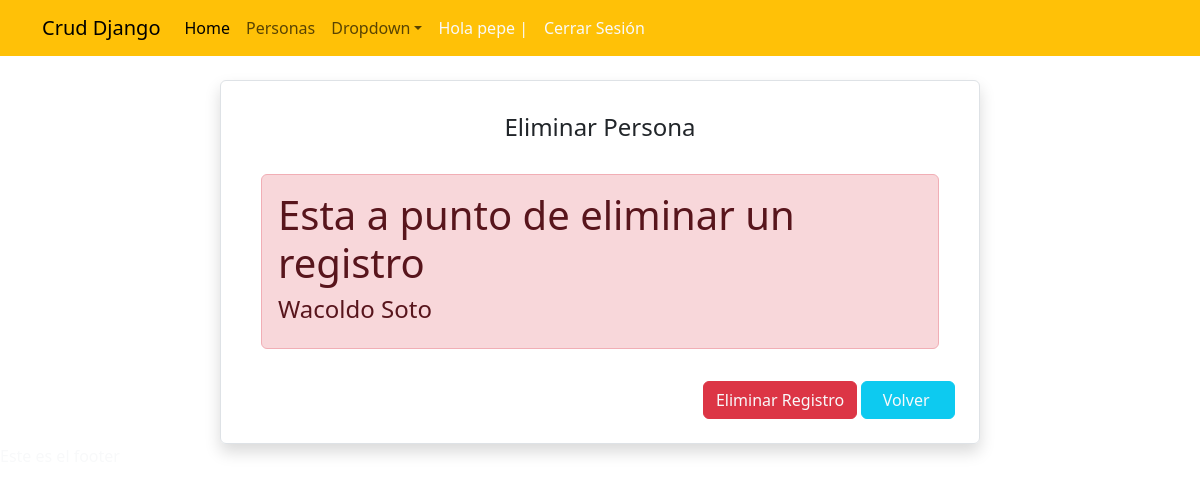
The page /eliminar/100 (signed in) on the database its author committed.
### app_orm/models.py (models this page shows, shortened)
class User(AbstractUser):
    direccion=models.CharField('Dirección',max_length=500,null=True)
    telefono=models.CharField('Teléfono',max_length=9, null=True)

class Persona(models.Model):
    rut=models.CharField(max_length=10, primary_key=True, null=False)
    nombre=models.CharField(max_length=50, null=False)
    apellido=models.CharField(max_length=50, null=False)
    foto=models.ImageField("Imagen",upload_to='personas',null=True)
    f_nacto=models.DateField("Fecha de Nacimiento")
    sexo=models.CharField(max_length=10, default='Otro', choices=TIPO_SEXO)
    pais=models.CharField(max_length=50, choices=LISTA_PAISES, default='CL')

### app_orm/views.py (the view)
# urls.py: path('eliminar/<id>',eliminar, name="eliminar"),
@login_required
@permission_required('app_orm.delete_persona')
def eliminar(request,id):
    persona=get_object_or_404(Persona,rut=id)
    datos={
        "persona":persona
    }
    if request.method=="POST":
        remove(path.join(str(settings.MEDIA_ROOT).replace('/media','')+str(persona.foto.url).replace('/','\\')))
        persona.delete()
        return redirect(to="personas")
    return render(request,'app_orm/eliminar.html', datos)

### app_orm/templates/app_orm/eliminar.html (shortened to what this page needs)
{% extends "app_orm/base.html" %}
{% load static %}
{% load crispy_forms_tags %}
{% block contenido %}
<div class="container">
    <div class="row mt-4">
        <div class="col-sm-2"></div>
        <div class="col-sm-8 border rounded p-4 shadow">
            <h4 class="text-center pb-2 mt-2">Eliminar Persona</h4>
            <div class="p-3">
                <div class="alert alert-danger" role="alert">
                    <strong><h1>Esta a punto de eliminar un registro</h1></strong>
                   <h4>{{persona.nombre}} {{persona.apellido}}</h4>
                </div>
            </div>
                <div class="d-flex justify-content-end">
                    <button type="button" class="btn btn-danger text-light" data-bs-toggle="modal" data-bs-target="#myModal">
                        Eliminar Registro
                      </button>
                    <a href="{% url 'personas' %}" role="button"
                        class="btn btn-info text-light text-center">&nbsp;&nbsp;Volver&nbsp; &nbsp;</a>
                </div>
        </div>
        <div class="col-sm-2"></div>
    </div>
</div>
{% endblock contenido %}

### app_orm/templates/app_orm/base.html (shortened to what this page needs)
{% load static %}
<!DOCTYPE html>
<html lang="es">
<head>
    <link href="https://cdn.jsdelivr.net/npm/bootstrap@5.3.3/dist/css/bootstrap.min.css" rel="stylesheet">
</head>
<body>
    <nav class="navbar navbar-expand-sm navbar-light bg-warning">
        <div class="container">
            <a class="navbar-brand" href="#">Crud Django</a>
            <div class="collapse navbar-collapse" id="collapsibleNavId">
                <ul class="navbar-nav me-auto mt-2 mt-lg-0">
                    <li class="nav-item">
                        <a class="nav-link active" href="{% url "index" %}" aria-current="page">Home
                            <span class="visually-hidden">(current)</span></a>
                    </li>
                    <li class="nav-item">
                        <a class="nav-link" href="{% url "personas" %}">Personas</a>
                    </li>
                    <li class="nav-item dropdown">
                        <a class="nav-link dropdown-toggle" href="#" id="dropdownId" data-bs-toggle="dropdown"
                            aria-haspopup="true" aria-expanded="false">Dropdown</a>
                    </li>
                    {% if user.is_authenticated %}
                        <li class="nav-item">
                            <a class="nav-link text-light" href=""> Hola {{user.username}}  |</a>
                        </li>
                        <li class="nav-item">
                            <a class="nav-link text-light" href="{% url "salir" %}">Cerrar Sesión</a>
                        </li>
                    {% else %}
                        <li class="nav-item">
                            <a class="nav-link" href="{% url "login" %}">Iniciar Sesión</a>
                        </li>
                    {% endif %}
                </ul>
            </div>
        </div>
    </nav>
    {% block contenido %}
    {% endblock contenido %}
    <footer>
        <div class="bg-gray text-light">
            <p>Este es el footer</p>
        </div>
    </footer>
</body>
</html>

### rows shown on the page
User: username "pepe"
Persona: nombre "Wacoldo", apellido "Soto"
